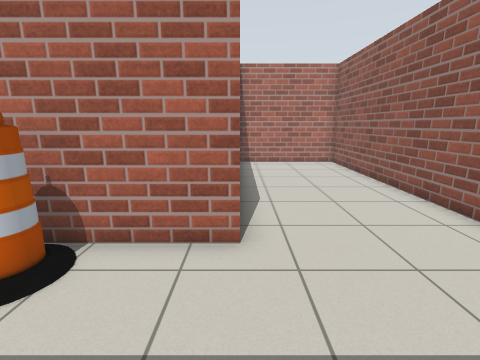
[1] (above)

24 first-person views from a walk through a Gazebo world. The camera is 1.2 m above the floor, tilts 12° down and sees 85° across. The floor is counted in squares, 0.5 m on a side. Each view is taken from the middle of a square. On the plan, view 1 faces up. The plan holds only what a view shows up to about 17 squares ahead; the rest is blank. The robots in the file are not drawn. Simple shapes stand in for some stock models. Some surface patterns are stand-ins.

[2]
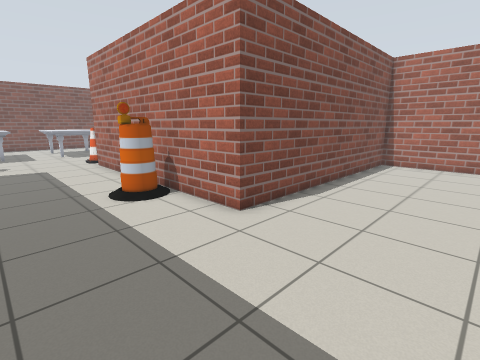

[3]
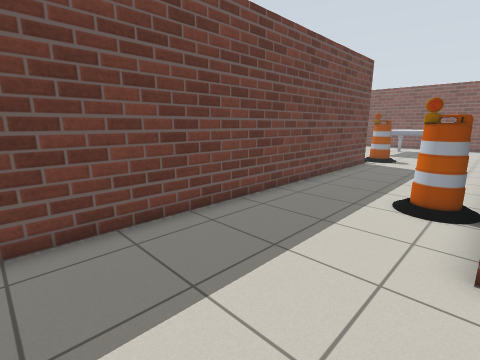

[4]
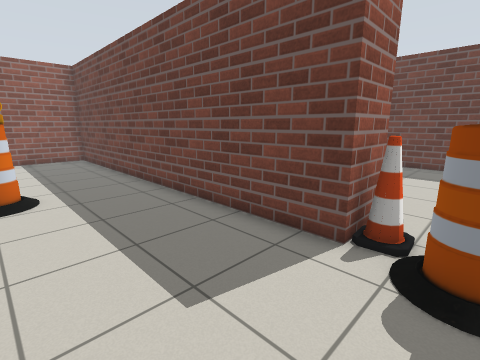

[5]
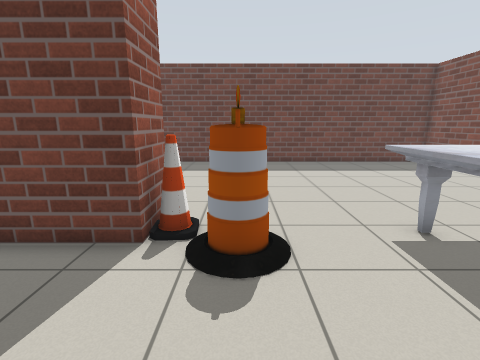

[6]
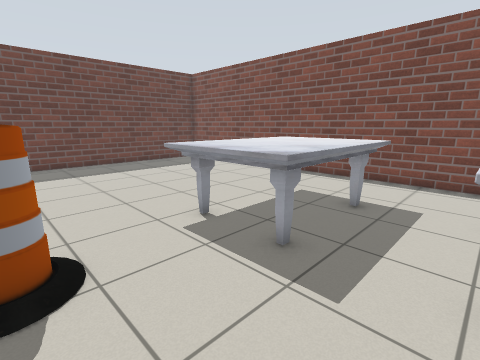

[7]
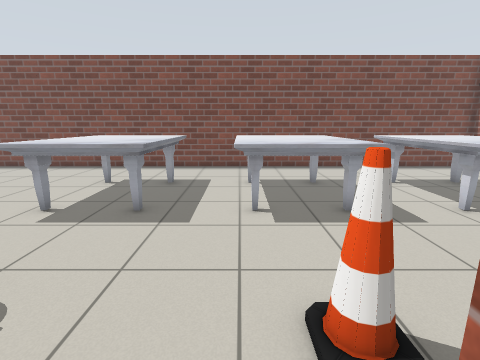

[8]
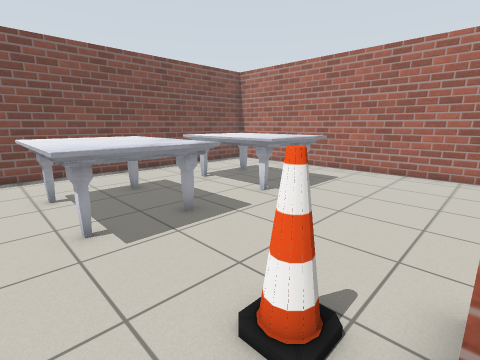

[9]
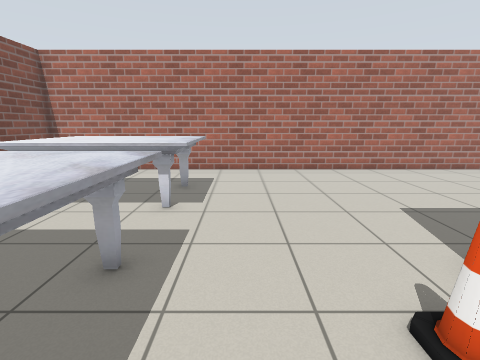

[10]
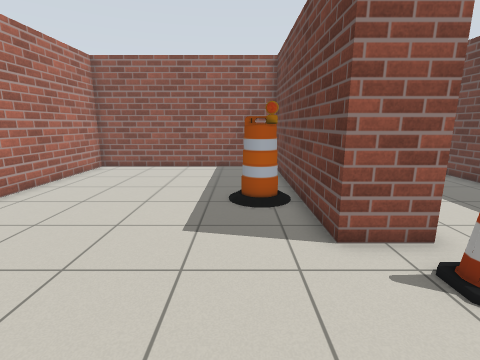

[11]
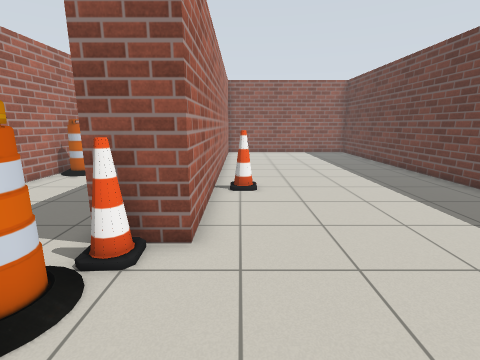

[12]
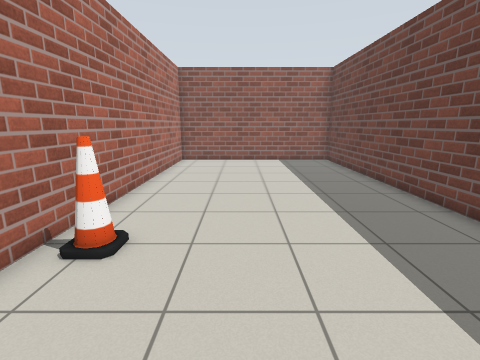

[13]
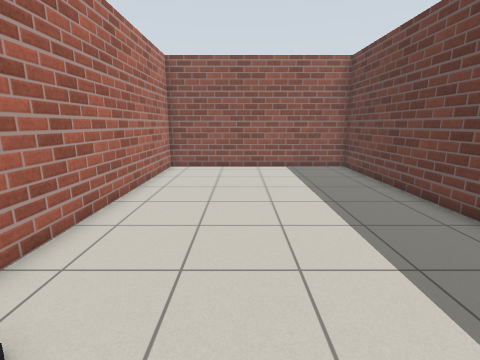

[14]
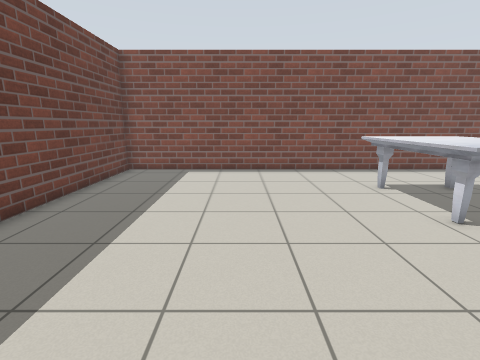

[15]
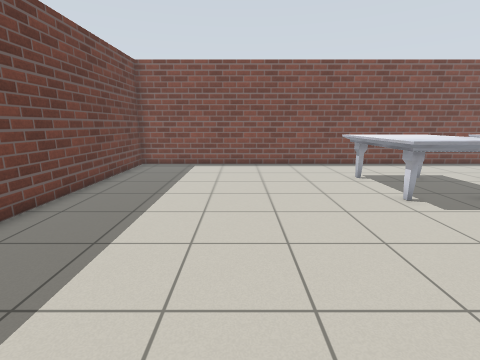

[16]
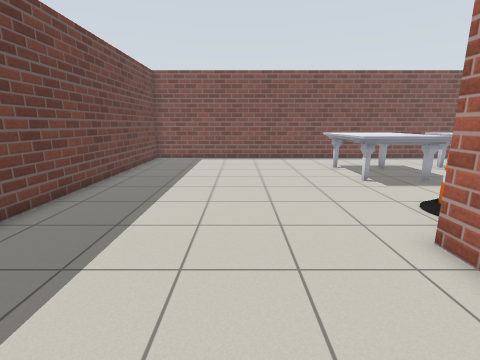

[17]
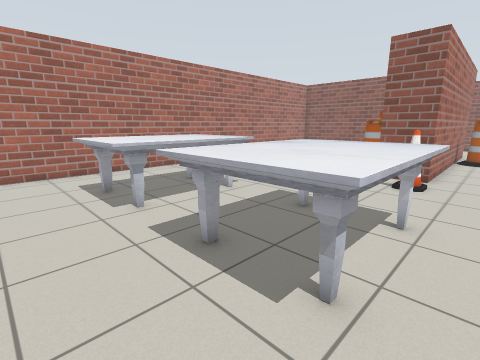

[18]
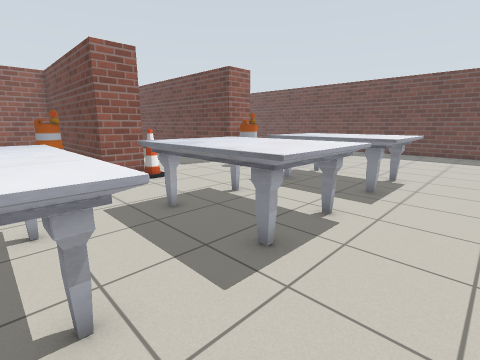

[19]
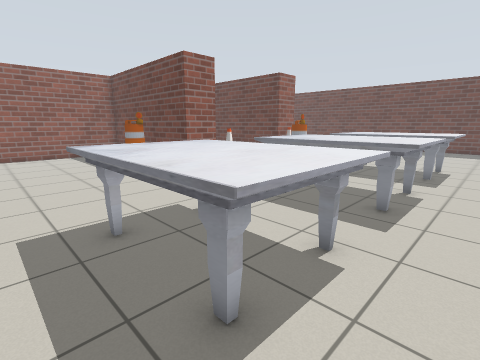

[20]
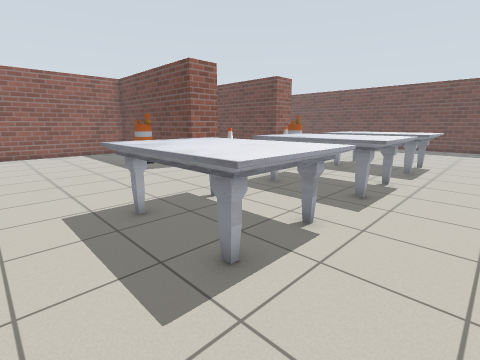

[21]
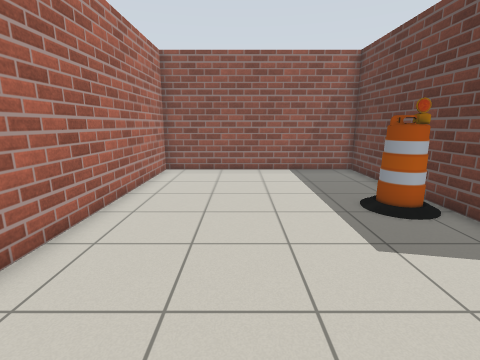

[22]
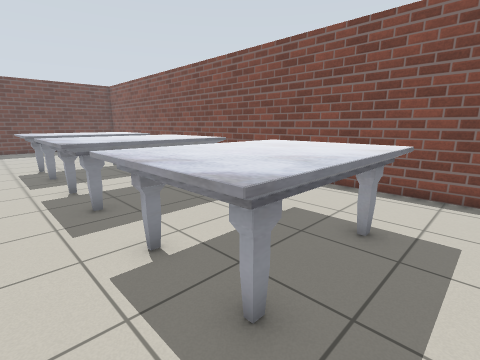

[23]
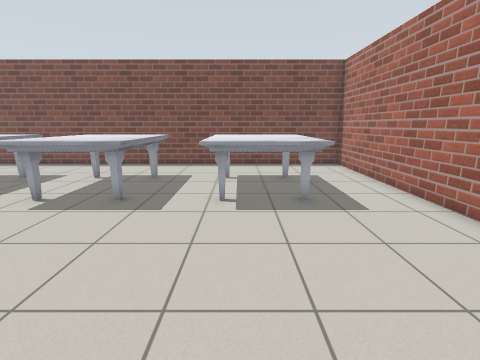

[24]
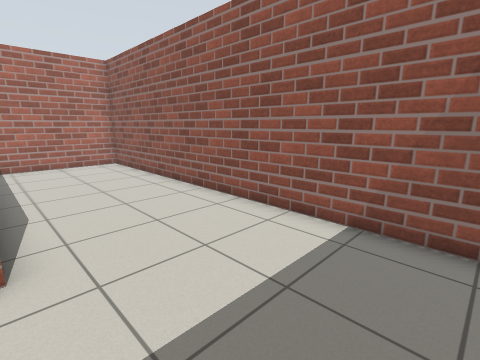

### Floor plan
Key: @ floor where view 1 was taken; . floor; B brick block; A barrel; C cone; T marble table.
Columns run from 26 left of view 1 to 6 right of it. Each row starts with its distance up from view 1.
 17 BBBBBBBBBBBBBBBBBBBBBBBBB BBBBBBB
 16 B.......................B B.....B
 15 B.......................B B.....B
 14 B...TTTTT...............B B.....B
 13 B..TTTTTTT..............B B.....B
 12 B..TTTTTTT..............B B.....B
 11 B..TTTTTTT..............B B.....B
 10 B..TTTTTTT..............B B.....B
  9 B................AA.....B B.....B
  8 B...TTTTT........AA.....B B.....B
  7 B..TTTTTTT....BBBBBBBBBBB B.....B
  6 B..TTTTTTT...CB            .....B
  5 B..TTTTTTT..CCBBBBBBBBBBBB .....B
  4 B..TTTTTTT............AA........B
  3 B.....................A.........B
  2 B...TTTTT.......................B
  1 B..TTTTTTT......................B
  0 B..TTTTTTT..A.............@.....B
 -1 B..TTTTTTT.AAACBBBBBBBBBBBBBBBBBB
 -2 B..TTTTTTT...CC
 -3 B.............BBBBBBBBBBBBBBBBBBB
 -4 B..................C............B
 -5 B...............................B
 -6 B...............................B
 -7 B...............................B
 -8 B...............................B
 -9 B...............................B
-10 B...............................B
-11 B...............................B
-12 B...............................B
-13 BBBBBBBBBBBBBBBBBB BBBBBBBBBBBBBB

Positions as (right, up) in squares from view 1, and headings:
1: (0, 0), facing up
2: (5, 0), facing up-left
3: (5, 5), facing down-left
4: (-14, 4), facing down-right
5: (-14, 4), facing down
6: (-14, 4), facing down-left
7: (-11, 4), facing left
8: (-12, 3), facing up-left
9: (-16, 3), facing up
10: (-17, 9), facing right
11: (-17, -4), facing right
12: (-12, -7), facing right
13: (-9, -7), facing right
14: (-12, -7), facing left
15: (-10, -7), facing left
16: (-7, -7), facing left
17: (-25, 3), facing up-right
18: (-25, 11), facing down-right
19: (-24, 15), facing down-right
20: (-25, 16), facing down-right
21: (-16, 13), facing right
22: (-16, 15), facing down-left
23: (-10, 11), facing left
24: (0, 0), facing up-right
